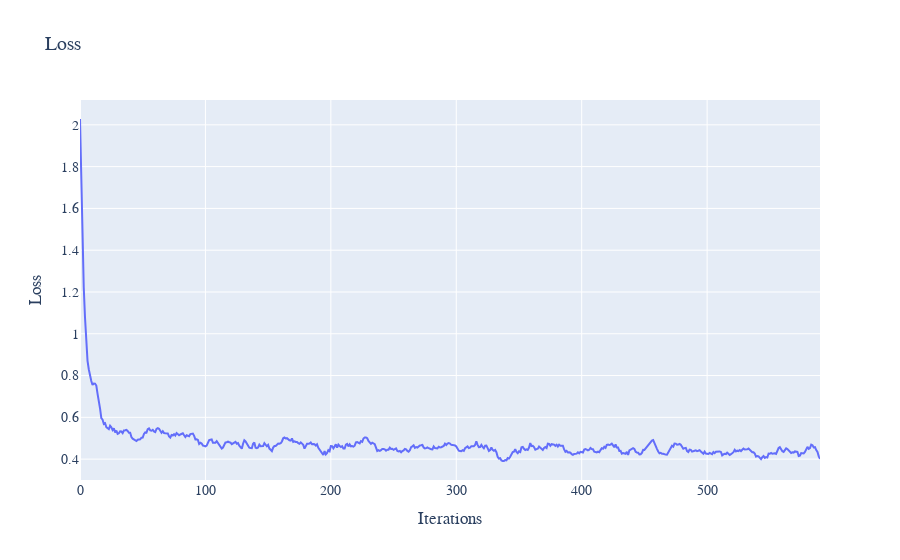

Write notebook code for a chart like this one.
### Code cell
path = os.path.abspath(os.getcwd()) + "/opinion.pth"
eq = OPINION()
eq.boundary_cond = [lambda u, var: div(u, var[-1]) + torch.sum((cat(var[:-1]) - eq.x_d)**2, dim=-1, keepdims=True)/2 \
                        + torch.sum((eq.beta*(1 - cat(var[:-1])**2)
                                     *(torch.mean(cat(var[:-1]), dim=-1, keepdims=True) - cat(var[:-1]))
                                     * D(u, var[:-1])), dim=-1, keepdims=True)\
                        + eq.sigma*torch.sum(H(u, var[:-1]), dim=(-1, -2)).unsqueeze(-1)] 
eq.boundary_func = eq.domain_func
model = MODEL_CONFIG = {
    "hidden_dim": 32,
    "learning_rate": 1e-3,
    "loss_weights": (0, 1),
    "sampling_method": "uniform",
    "lr_decay": 0.98,
    "network_type": "RES",
    "optimiser": "Adam",
    "method": "Galerkin"
}
solver = DeepPDESolver(model, eq)
losses = list(solver.train(600))
solver.save(path)
plot_losses(losses)

### Figure 1 — Plotly figure (JSON) as saved in the notebook; plotly's stock layout.template omitted (floating-point values rounded to 4 significant figures; data arrays with more than 128 entries replaced by an {"elided": "..."} marker saying what was removed)
{"data": [{"mode": "lines", "name": "Error at x=0.1", "type": "scatter", "x": {"elided": "591 int values"}, "xaxis": "x", "y": {"elided": "591 float values"}, "yaxis": "y"}], "layout": {"font": {"family": "Courier New, monospace", "size": 14}, "title": {"text": "Loss"}, "xaxis": {"anchor": "y", "domain": [0, 1], "title": {"text": "Iterations"}}, "yaxis": {"anchor": "x", "domain": [0, 1], "title": {"text": "Loss"}}}}
